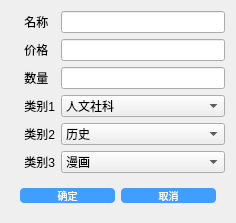
<?xml version="1.0" encoding="UTF-8"?>
<ui version="4.0">
 <class>Dlg_BookAU</class>
 <widget class="QDialog" name="Dlg_BookAU">
  <property name="geometry">
   <rect>
    <x>0</x>
    <y>0</y>
    <width>236</width>
    <height>198</height>
   </rect>
  </property>
  <property name="windowTitle">
   <string>Dialog</string>
  </property>
  <property name="styleSheet">
   <string notr="true">QPushButton{border-radius:4px;background:#409eff;color:white;font-size:10px;}
QWidget#bg{background:white;}</string>
  </property>
  <layout class="QGridLayout" name="gridLayout_2">
   <item row="0" column="0">
    <widget class="QLabel" name="label">
     <property name="text">
      <string>    名称</string>
     </property>
    </widget>
   </item>
   <item row="0" column="1">
    <widget class="QLineEdit" name="le_name"/>
   </item>
   <item row="1" column="0">
    <widget class="QLabel" name="label_2">
     <property name="text">
      <string>    价格</string>
     </property>
    </widget>
   </item>
   <item row="1" column="1">
    <widget class="QLineEdit" name="le_price"/>
   </item>
   <item row="2" column="0">
    <widget class="QLabel" name="label_6">
     <property name="text">
      <string>    数量</string>
     </property>
    </widget>
   </item>
   <item row="2" column="1">
    <widget class="QLineEdit" name="le_cnt"/>
   </item>
   <item row="3" column="0">
    <widget class="QLabel" name="label_3">
     <property name="text">
      <string>    类别1</string>
     </property>
    </widget>
   </item>
   <item row="3" column="1">
    <widget class="QComboBox" name="cb1">
     <item>
      <property name="text">
       <string>人文社科</string>
      </property>
     </item>
     <item>
      <property name="text">
       <string>自然科学</string>
      </property>
     </item>
     <item>
      <property name="text">
       <string>杂志</string>
      </property>
     </item>
     <item>
      <property name="text">
       <string/>
      </property>
     </item>
    </widget>
   </item>
   <item row="4" column="0">
    <widget class="QLabel" name="label_5">
     <property name="text">
      <string>    类别2</string>
     </property>
    </widget>
   </item>
   <item row="4" column="1">
    <widget class="QComboBox" name="cb2">
     <item>
      <property name="text">
       <string>历史</string>
      </property>
     </item>
     <item>
      <property name="text">
       <string>科普</string>
      </property>
     </item>
     <item>
      <property name="text">
       <string>文学</string>
      </property>
     </item>
     <item>
      <property name="text">
       <string>哲学</string>
      </property>
     </item>
     <item>
      <property name="text">
       <string>理工</string>
      </property>
     </item>
    </widget>
   </item>
   <item row="5" column="0">
    <widget class="QLabel" name="label_4">
     <property name="text">
      <string>    类别3</string>
     </property>
    </widget>
   </item>
   <item row="5" column="1">
    <widget class="QComboBox" name="cb3">
     <item>
      <property name="text">
       <string>漫画</string>
      </property>
     </item>
     <item>
      <property name="text">
       <string>散文</string>
      </property>
     </item>
     <item>
      <property name="text">
       <string>论文</string>
      </property>
     </item>
     <item>
      <property name="text">
       <string>小说</string>
      </property>
     </item>
    </widget>
   </item>
   <item row="6" column="0" colspan="2">
    <widget class="QWidget" name="widget" native="true">
     <layout class="QGridLayout" name="gridLayout">
      <item row="0" column="0">
       <widget class="QPushButton" name="btn_ok">
        <property name="text">
         <string>确定</string>
        </property>
       </widget>
      </item>
      <item row="0" column="1">
       <widget class="QPushButton" name="btn_cancel">
        <property name="text">
         <string>取消</string>
        </property>
       </widget>
      </item>
     </layout>
    </widget>
   </item>
  </layout>
 </widget>
 <resources/>
 <connections/>
</ui>
